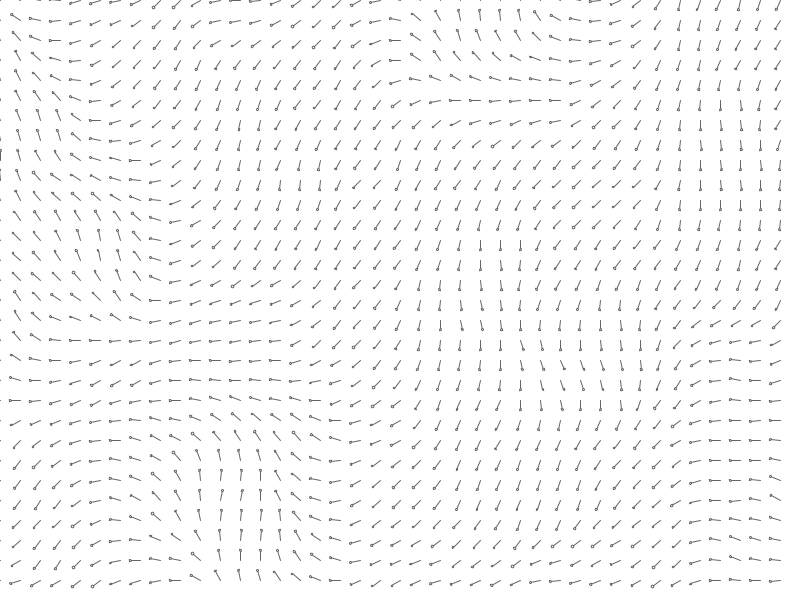
Frame 1 (no input)
Frame 60 (the mouse pressed at the canvas centre just before this capture): identical to frame 1, image omitted
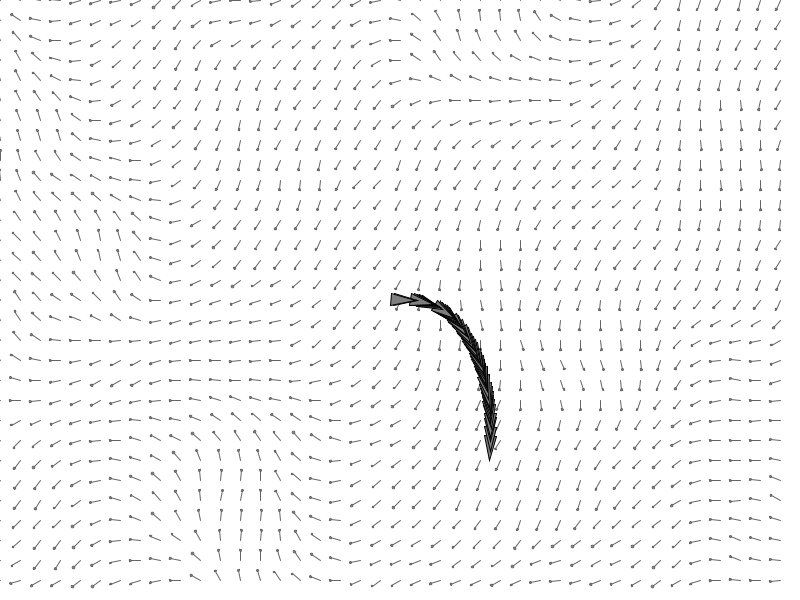
Frame 120 (the mouse held since frame 60 and released just before this capture)

The Processing sketch that drew these frames (run headless with seeded random() and noise(); from frame 60 on, the mouse is pressed at the canvas centre):

// Processing sketch: flow_field
// ── flow_field.pde


ArrayList <mouse>    mice;
//mouse m;
flowField f;
void setup () {
  size(800, 600);
  mice = new ArrayList<mouse>();


  f = new flowField();
  f.makegrid(random(1)/8);
  f.display();
}


void draw () {
  background(255);
  f.display();

 //<>//
  if (mousePressed) {
    if (random(1)<0.5) {
      mice.add(new mouse(mouseX, mouseY));
    }
    //if ((mice.size()) == 0) {
    //  mice.add(new mouse(mouseX, mouseY));
    //}
  }

  for (mouse m : mice) {
    m.update();
    m.display();
    m.seek();
    m.edges();
  }
}

void keyPressed() {
  f.makegrid(random(1)/8);
}

// ── flowfield.pde
class flowField { //<>//
  PVector[][]  grid;
  int res = 20;
  int rows = width / res;
  int cols = height / res;
  flowField () {
  }

  void makegrid (float var_) {
    grid = new PVector[rows][cols];
    float xoff=0;
    for (int i=0; i<rows; i++) {
      float yoff=0;
      for (int j=0; j<cols; j++) {
        
        float theta = map(noise(xoff, yoff), 0, 1, 0, TWO_PI);
        grid[i][j] =  PVector.fromAngle(theta);
       // grid[i][j] =  new PVector(cos(theta),sin(theta));
        float x = i*res;
        float y = j*res;
        
         //  grid[i][j] =  new PVector(width/2-x,-y-10);
        yoff += var_;
      }
      xoff += var_;
    }
  }

  PVector getVec(PVector v_) {

    int row = int(v_.x/res);
    int col = int(v_.y/res);
    if (row>=rows-1)
    {   
      row=rows-1;
    }
    if (row<=0)
    {   
      row=0;
    }
    if (col>=cols-1) { 
      col =cols-1;
    }
    //println(rows);
    PVector ve = grid[row][col].copy();
  //println(row,col);
    return ve;
  }


  void display () {
    for (int i=0; i<rows; i++) {

      for (int j=0; j<cols; j++) {

        PVector v = grid[i][j].copy(); 
        float a = v.heading();
        //println(a);
        stroke(100);
        strokeWeight(1);
        pushMatrix();
        translate(i*res, j*res);

        rotate(grid[i][j].heading());
        line(0, 0, 10, 0);
        ellipse(10,0,2,2);
        popMatrix();
      }
    }
  }
}

// ── mouse.pde
float r = 6;


class mouse {
  PVector pos;
  PVector vel;
  PVector acc;
  PVector desired;
  PVector steering;
  float maxspeed = 6;
  float maxforce = .1;
  //flowField fd;

  mouse(float x_, float y_) {

    pos = new PVector(x_, y_);
    //vel = new PVector(random(.1,1.5), 0);
      vel = new PVector(3, 0);
    acc = new PVector(0, 0);
    //fd = new flowField();
  }

  void update () {
    vel.limit(maxspeed);
    pos = pos.add(vel);
    vel = vel.add(acc);
    acc = acc.mult(0);
  }
  
  void edges() {
    if (pos.x >width) {
     pos.x=0; 
    }
      if (pos.x <0 ) {
     pos.x=width; 
    }
      if (pos.y >height-2) {
     pos.y=2; 
    }
      if (pos.y <2 ) {
     pos.y=height; 
    }
    println(pos.y);
  }

  void seek () {
    //println(pos.x,pos.y);
    PVector desired = f.getVec(pos);
    //desired = PVector.sub(tar, pos);
    desired.mult(maxspeed);
    steering = PVector.sub(desired, vel);
    steering.limit(maxforce);
   // tar.setMag(maxspeed);
    applyforce(steering);
    //println(steering.x,steering.y);
  }

  void applyforce (PVector st_) {

    vel = vel.add(st_);
  //  acc = acc.mult(0);
  }


  void display () {
    //beginShape();
    //stroke(0);
    //noFill();
    //strokeWeight(1);

    //endShape();

    fill (100);
    float a = vel.heading() +PI/2;
    fill(127);
    stroke(0);
    strokeWeight(1);
    pushMatrix();
    translate(pos.x, pos.y);
    rotate(a);
    beginShape();
    vertex(0, -r*2);
    vertex(-r, r*2);
    vertex(r, r*2);
    endShape(CLOSE);
    popMatrix();
  }
}
